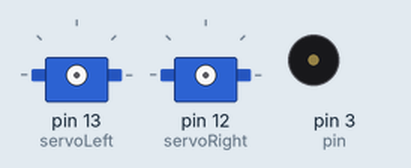
The sketch below on a simulated Arduino Uno, built with avr-gcc and run on an emulated ATmega328P. Parts: 2 × servo, buzzer (waves = sounding).

Above: at 0.1 s.
At 6.0 s:
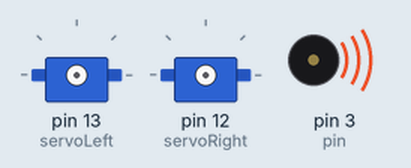
At 23.0 s:
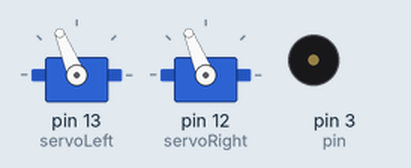
At 57.8 s:
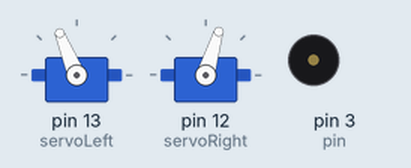
At 60.4 s:
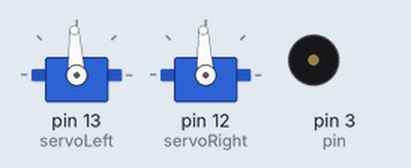
At 61.3 s:
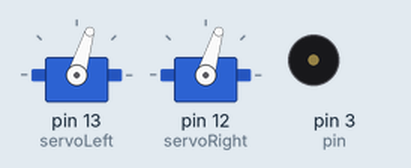
Timing chart, 0 to 62.8 s (numbered marks = the images above):
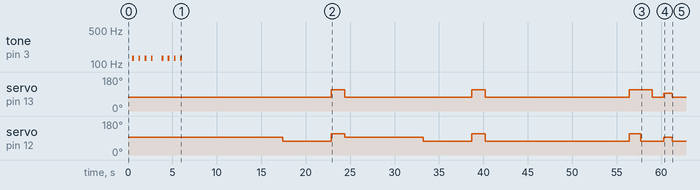

The sketch:

chacha.ino
```cpp
int pin = 3;

#define NOTE_B0  31
#define NOTE_C1  33
#define NOTE_CS1 35
#define NOTE_D1  37
#define NOTE_DS1 39
#define NOTE_E1  41
#define NOTE_F1  44
#define NOTE_FS1 46
#define NOTE_G1  49
#define NOTE_GS1 52
#define NOTE_A1  55
#define NOTE_AS1 58
#define NOTE_B1  62
#define NOTE_C2  65
#define NOTE_CS2 69
#define NOTE_D2  73
#define NOTE_DS2 78
#define NOTE_E2  82
#define NOTE_F2  87
#define NOTE_FS2 93
#define NOTE_G2  98
#define NOTE_GS2 104
#define NOTE_A2  110
#define NOTE_AS2 117
#define NOTE_B2  123
#define NOTE_C3  131
#define NOTE_CS3 139
#define NOTE_D3  147
#define NOTE_DS3 156
#define NOTE_E3  165
#define NOTE_F3  175
#define NOTE_FS3 185
#define NOTE_G3  196
#define NOTE_GS3 208
#define NOTE_A3  220
#define NOTE_AS3 233
#define NOTE_B3  247
#define NOTE_C4  262
#define NOTE_CS4 277
#define NOTE_D4  294
#define NOTE_DS4 311
#define NOTE_E4  330
#define NOTE_F4  349
#define NOTE_FS4 370
#define NOTE_G4  392
#define NOTE_GS4 415
#define NOTE_A4  440
#define NOTE_AS4 466
#define NOTE_B4  494
#define NOTE_C5  523
#define NOTE_CS5 554
#define NOTE_D5  587
#define NOTE_DS5 622
#define NOTE_E5  659
#define NOTE_F5  698
#define NOTE_FS5 740
#define NOTE_G5  784
#define NOTE_GS5 831
#define NOTE_A5  880
#define NOTE_AS5 932
#define NOTE_B5  988
#define NOTE_C6  1047
#define NOTE_CS6 1109
#define NOTE_D6  1175
#define NOTE_DS6 1245
#define NOTE_E6  1319
#define NOTE_F6  1397
#define NOTE_FS6 1480
#define NOTE_G6  1568
#define NOTE_GS6 1661
#define NOTE_A6  1760
#define NOTE_AS6 1865
#define NOTE_B6  1976
#define NOTE_C7  2093
#define NOTE_CS7 2217
#define NOTE_D7  2349
#define NOTE_DS7 2489
#define NOTE_E7  2637
#define NOTE_F7  2794
#define NOTE_FS7 2960
#define NOTE_G7  3136
#define NOTE_GS7 3322
#define NOTE_A7  3520
#define NOTE_AS7 3729
#define NOTE_B7  3951
#define NOTE_C8  4186
#define NOTE_CS8 4435
#define NOTE_D8  4699
#define NOTE_DS8 4978

#include <Servo.h>

Servo servoRight;
Servo servoLeft;

bool staccato = true;

void setup() {
  // put your setup code here, to run once:
  pinMode(pin, OUTPUT);


  delay(500);

  for (int i=0; i<4; i++){
    tone(pin, 131, 200);
    delay(700);
  }
  delay(500);
  for (int i=0; i<4; i++){
    tone(pin, 131, 200);
    delay(700);
  }

  delay(1500);

  for (int i=0; i<2; i++){
    delay(500);
    servoLeft.attach(13); //pin number 13 and 12
    servoRight.attach(12);

    servoLeft.writeMicroseconds(1300); //turn left
    servoRight.writeMicroseconds(1500);

    delay(1000);
    servoLeft.detach();
    servoRight.detach();

    delay(1000);

    servoLeft.writeMicroseconds(1800); //go back
    servoRight.writeMicroseconds(1200);

    servoLeft.attach(13); //pin number 13 and 12
    servoRight.attach(12);

    delay(1000);
    servoLeft.detach();
    servoRight.detach();

    delay(1000);
    servoLeft.writeMicroseconds(1300); //1 hop
    servoRight.writeMicroseconds(1700);

    servoLeft.attach(13); //pin number 13 and 12
    servoRight.attach(12);

    delay(500);
    servoLeft.detach();
    servoRight.detach();

    delay(1000);
    servoRight.writeMicroseconds(1700); //right foot
    servoLeft.writeMicroseconds(1500);
    servoLeft.attach(13); //pin number 13 and 12
    servoRight.attach(12);

    delay(500);
    servoLeft.detach();
    servoRight.detach();

    delay(1000);
    servoLeft.attach(13); //pin number 13 and 12
    servoRight.attach(12);
    servoLeft.writeMicroseconds(1300); //left foot
    servoRight.writeMicroseconds(1500);


    delay(500);
    servoLeft.detach();
    servoRight.detach();

    delay(1300);
    servoLeft.attach(13); //pin number 13 and 12
    servoRight.attach(12);
    servoLeft.writeMicroseconds(1300); //cha cha 360
    servoRight.writeMicroseconds(1300);

    delay(5000);
    servoLeft.detach();
    servoRight.detach();

    delay(500);
    servoLeft.attach(13); //pin number 13 and 12
    servoRight.attach(12);
    servoLeft.writeMicroseconds(1700); //turn it around
    servoRight.writeMicroseconds(1700);

    delay(1000);
    servoLeft.detach();
    servoRight.detach();
  }
  delay(500);

  servoLeft.attach(13);
  servoRight.attach(12);
  servoLeft.writeMicroseconds(1300); //turn left
  servoRight.writeMicroseconds(1300);
  delay(1000);

  servoLeft.detach();
  servoRight.detach();
  delay(500);

  servoLeft.writeMicroseconds(1800); //go back
  servoRight.writeMicroseconds(1200);
  servoLeft.attach(13);
  servoRight.attach(12);
  delay(1000);

  servoLeft.detach();
  servoRight.detach();
  delay(1000);

  for (int i=0; i<2; i++){
    servoLeft.writeMicroseconds(1300); //1 hop
    servoRight.writeMicroseconds(1700);
    servoLeft.attach(13); //pin number 13 and 12
    servoRight.attach(12);
    delay(500);

    servoLeft.detach();
    servoRight.detach();
    delay(1500);
  }

  for (int i=0; i<2; i++){
    servoRight.writeMicroseconds(1700); //right foot
    servoLeft.writeMicroseconds(1500);
    servoLeft.attach(13); //pin number 13 and 12
    servoRight.attach(12);
    delay(1000);

    servoLeft.detach();
    servoRight.detach();
    delay(500);
  }

   for (int i=0; i<2; i++){
    servoRight.writeMicroseconds(1500);
    servoLeft.writeMicroseconds(1300);  //left foot
    servoLeft.attach(13); //pin number 13 and 12
    servoRight.attach(12);
    delay(750);

    servoLeft.detach();
    servoRight.detach();
    delay(500);
  }

  servoRight.writeMicroseconds(1300); //left slide
  servoLeft.writeMicroseconds(1300);
  servoLeft.attach(13);
  servoRight.attach(12);
  delay(500);

  servoLeft.detach();
  servoRight.detach();
  delay(100);

  servoRight.writeMicroseconds(1500); //left slide going forward
  servoLeft.writeMicroseconds(1500);
  servoLeft.attach(13);
  servoRight.attach(12);
  delay(500);

  servoLeft.detach();
  servoRight.detach();
  delay(500);


  servoRight.writeMicroseconds(1700); //right slide
  servoLeft.writeMicroseconds(1700);
  servoLeft.attach(13);
  servoRight.attach(12);
  delay(500);

  servoLeft.detach();
  servoRight.detach();
  delay(100);

  servoRight.writeMicroseconds(1500); //right slide going forward
  servoLeft.writeMicroseconds(1500);
  servoLeft.attach(13);
  servoRight.attach(12);
  delay(500);

  servoLeft.detach();
  servoRight.detach();
  delay(500);

  servoLeft.attach(13);
  servoRight.attach(12);
  servoRight.writeMicroseconds(1700); //criss cross going right
  servoLeft.writeMicroseconds(1700);
  delay(1000);

  servoLeft.detach();
  servoRight.detach();
  delay(300);

  servoLeft.attach(13);
  servoRight.attach(12);
  servoRight.writeMicroseconds(1300); //criss cross going back
  servoLeft.writeMicroseconds(1700);
  delay(1000);

  servoLeft.detach();
  servoRight.detach();
  delay(300);

  servoLeft.attach(13);
  servoRight.attach(12);
  servoRight.writeMicroseconds(1300); //criss cross going left
  servoLeft.writeMicroseconds(1300);
  delay(1000);

  servoLeft.detach();
  servoRight.detach();
  delay(300);

  servoLeft.attach(13);
  servoRight.attach(12);
  servoRight.writeMicroseconds(1500); //criss cross going forward
  servoLeft.writeMicroseconds(1500);
  delay(750);

  servoLeft.detach();
  servoRight.detach();
  delay(200);

  servoLeft.attach(13); //pin number 13 and 12
  servoRight.attach(12);
  servoLeft.writeMicroseconds(1300); //cha cha 360
  servoRight.writeMicroseconds(1300);
  delay(5000);

  servoLeft.detach();
  servoRight.detach();
  delay(500);

  servoLeft.attach(13);
  servoRight.attach(12);
  servoLeft.writeMicroseconds(1300); //turn left
  servoRight.writeMicroseconds(1300);
  delay(1000);

  servoLeft.detach();
  servoRight.detach();
  delay(500);

  servoLeft.writeMicroseconds(1800); //go back
  servoRight.writeMicroseconds(1200);
  servoLeft.attach(13);
  servoRight.attach(12);
  delay(1000);

  servoLeft.detach();
  servoRight.detach();
  delay(1000);

  for (int i=0; i<4; i++){
  servoLeft.writeMicroseconds(1300); //1 hop
  servoRight.writeMicroseconds(1700);
  servoLeft.attach(13); //pin number 13 and 12
  servoRight.attach(12);
  delay(500);

  servoLeft.detach();
  servoRight.detach();
  delay(500);
  }

  for (int i=0; i<2; i++){
  servoRight.writeMicroseconds(1700); //right foot
  servoLeft.writeMicroseconds(1500);
  servoLeft.attach(13); //pin number 13 and 12
  servoRight.attach(12);
  delay(750);

  servoLeft.detach();
  servoRight.detach();
  delay(200);
  }

  for (int i=0; i<2; i++){
  servoRight.writeMicroseconds(1500); //left foot
  servoLeft.writeMicroseconds(1300);
  servoLeft.attach(13); //pin number 13 and 12
  servoRight.attach(12);
  delay(750);

  servoLeft.detach();
  servoRight.detach();
  delay(200);
  }
}


void loop() {
  // put your main code here, to run repeatedly:

}
```
